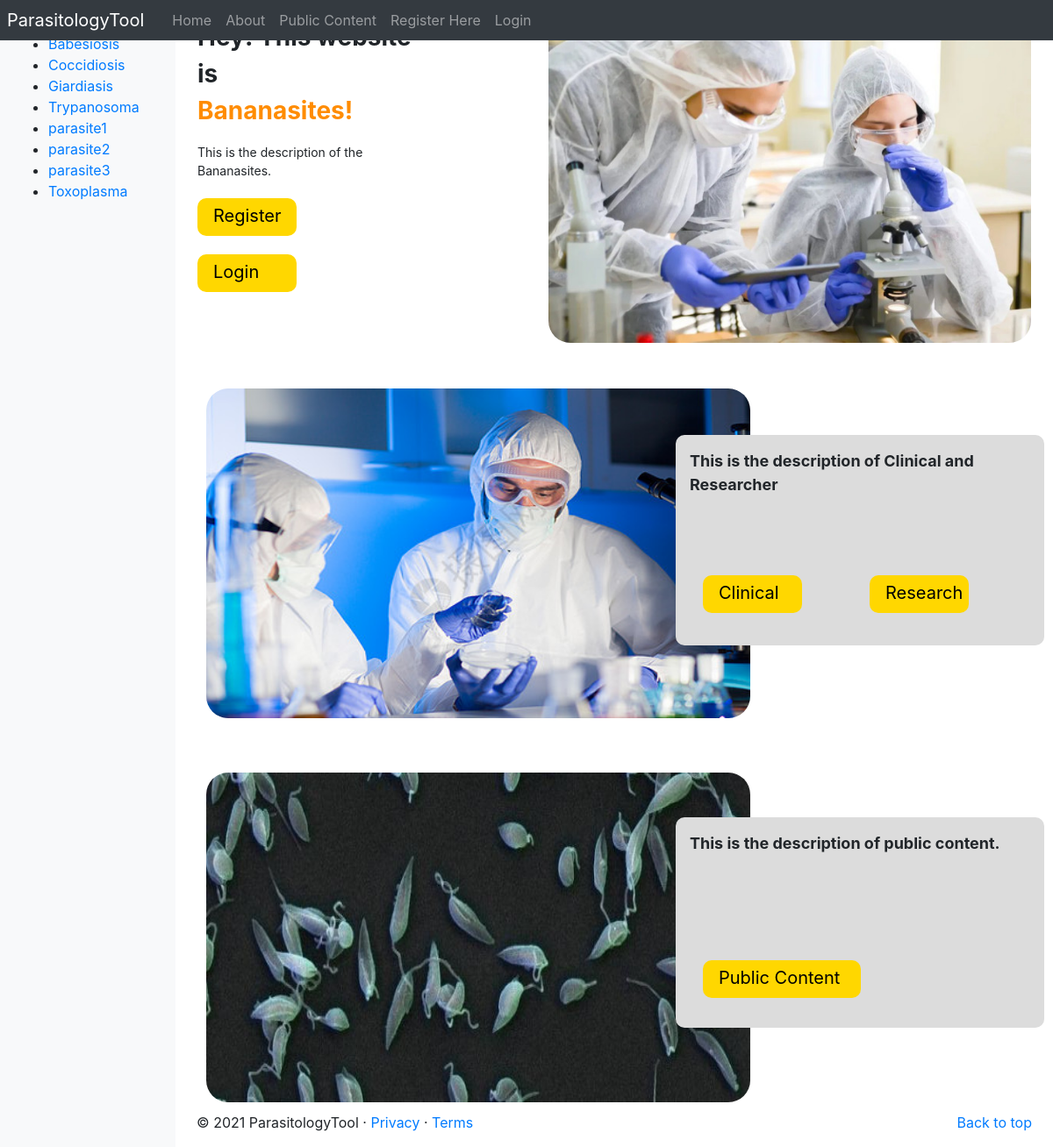
The page / on the database its author committed.
### parasitologyTool/models.py (models this page shows, shortened)
class Parasite(models.Model):
	NAME_MAX_LENGTH = 128
	name = models.CharField(max_length=NAME_MAX_LENGTH, unique=True)
	views = models.IntegerField(default=0)
	picture = models.ImageField(upload_to='parasite_pic')

### parasitologyTool/views.py (the view)
# urls.py: path('', views.index, name='index'),
def index(request):
    parasite_list = Parasite.objects.order_by('name')
    context_dict = {'parasites': parasite_list}
    return render(request, 'parasitologyTool/index.html', context=context_dict)

### parasitologyTool/templatetags/parasitologyTool_template_tags.py (called while the page is built)
@register.inclusion_tag('parasitologyTool/parasite_list.html')
def get_parasite_list(current_category=None):
	return {'parasites': Parasite.objects.all(),
	        'current_category':current_category}

### templates/parasitologyTool/index.html (shortened to what this page needs)
{% extends 'parasitologyTool/base.html' %}
{% load static %}
{% block body_block %}
<div>
    <div>
    <table style="font-size: 14px; margin-top: 20px; margin-bottom: 40px;">
        <tr>
            <div>
                <td valign="top">
                    <strong style="font-size: 28px; ">Hey! This website is <p class="orange">Bananasites!</p></strong>
                    <div>
                        This is the description of the Bananasites.
                    </div>
                    <br>
                    <div class="box" style="position: relative;">
                        <a href="{% url 'parasitologyTool:register' %}" style="position:absolute; z-index: 2; left: 18px; top: 5px;"><p class="link">Register</p></a>
                    </div>
                    <br>
                    <div class="box" style="position: relative;">
                        <a href="{% url 'parasitologyTool:login' %}" style="position:absolute; z-index: 2; left: 18px; top: 5px;"><p class="link">Login</p></a>
                    </div>
                </td>
            </div>
            <div>
                <td ><img style="border-radius: 25px; width: 550px; height: 370px; margin-left: 150px; float: left;" src="{% static 'images/researcher.jpeg' %}" alt="Parasitology researcher" /></td>
            </div>
        </tr>
    </table>
    </div>
    <div>
    <table style="margin-bottom: 40px;">
       <tr>
            <div style="position:relative;">
            <td>
                <img style="border-radius: 25px; width: 620px; height: 376px; margin: 10px; float: left;" src="{% static 'images/researcher1.jpeg' %}" alt="Parasitology researcher1" />
            </td>
            <td class="square" style="position:absolute; left: 570px; bottom:572px">
                <div style="margin-top: 15px; margin-left:15px; font-size: 18px;">
                    <strong>This is the description of Clinical and Researcher</strong>
                </div>
                <div class="box" style="position: relative; top: 90px; left: 30px;">
                    <a href="{% url 'parasitologyTool:clinical_portal' %}" style="position:absolute; z-index: 2; left: 18px; top: 5px;"><p class="link">Clinical</p></a>
                </div>
                <div class="box" style="position: relative; top: 47px; left: 220px">
                    <a href="{% url 'parasitologyTool:login' %}" style="position:absolute; z-index: 2; left: 18px; top: 5px;"><p class="link">Research</p></a>
                </div>
            </td>
            </div>
       </tr>
    </table>
    </div>
    <div>
    <table style="margin-bottom:0px">
       <tr>
            <div style="position: relative;">
            <td>
                <img style="border-radius: 25px; width: 620px; height: 376px; margin: 10px; float: left;" src="{% static 'images/Leishmania.jpg' %}" alt="Parasitology researcher1" />
            </td>
            <td class="square" style="position:absolute; left: 570px; bottom:136px">
                <div style="margin-top: 15px; margin-left:15px; font-size: 18px;">
                    <strong>This is the description of public content.</strong>
                </div>
                <div class="large-box" style="position: relative; top: 120px; left: 30px;">
                    <a href="{% url 'parasitologyTool:public_content' %}" style="position:absolute; z-index: 2; left: 18px; top: 5px;"><p class="link">Public Content</p></a>
                </div>
                </div>
            </div>
    </div>
</div>
{% endblock %}

### templates/parasitologyTool/parasite_list.html
{% if parasites %}
    <ul>
    {% for p in parasites %}
        {% if p == current_category %}
            <li><strong><a href="{% url 'parasitologyTool:goto' %}?parasite_id={{ p.id }}">{{ p.name }}</a></strong></li>
        {% else %}
            <li><a href="{% url 'parasitologyTool:goto' %}?parasite_id={{ p.id }}">{{ p.name }}</a></li>
        {% endif %}
    {% endfor %}
    </ul>
{% else %}
    <strong>No parasites</strong>
{% endif %}

### templates/parasitologyTool/index.html (style rules this page uses)
p.orange { color: darkorange; }
p.link { color: black; font-size: 20px; }
.box { width: 113px; height: 43px; background: gold; border-radius: 10px; }
.square { width: 420px; height: 240px; background: gainsboro; border-radius: 10px; }
.large-box { width: 180px; height: 43px; background: gold; border-radius: 10px; }

### rows shown on the page
Parasite: name "Babesiosis"
Parasite: name "Coccidiosis"
Parasite: name "Giardiasis"
Parasite: name "Trypanosoma"
Parasite: name "parasite1"
Parasite: name "parasite2"
Parasite: name "parasite3"
Parasite: name "Toxoplasma"
